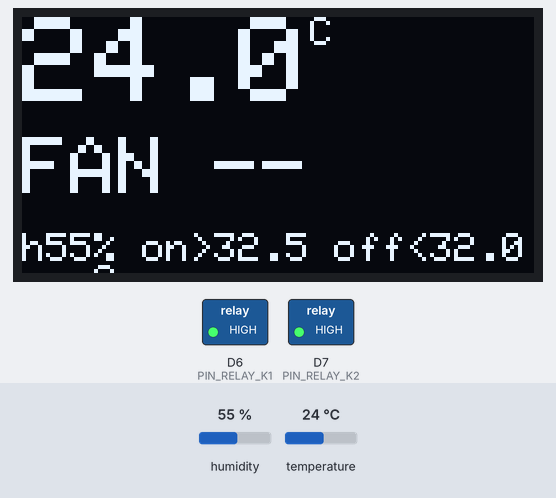
Simulated run of this sketch. Board: ESP8266 (NodeMCU). On the bench: 128×64 one-colour display, switched loads named in the sketch (green lamp = pin HIGH). The inputs (shaded band) are chosen by the test bench; at power-on: temperature 24 °C, humidity 55 %. What the sketch prints to the serial monitor is not drawn.

Above: at 1.5 s.
1.6 s: temperature set to 31.9 °C
At 3.6 s:
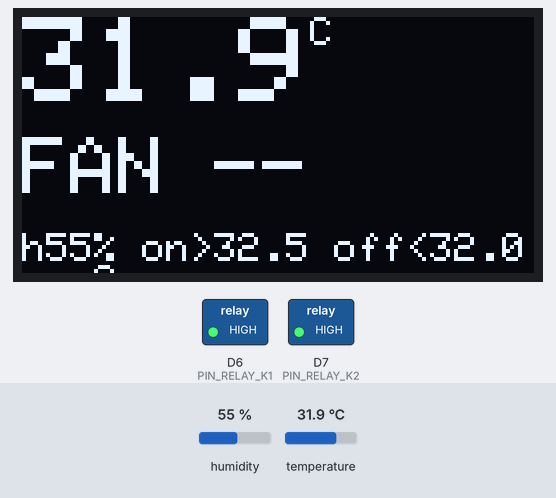
4.9 s: temperature set to 33.2 °C
At 6.6 s:
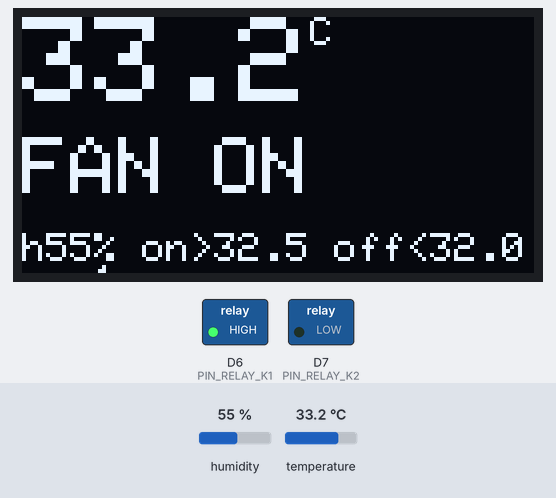
8.2 s: humidity set to 22 %
At 11.5 s:
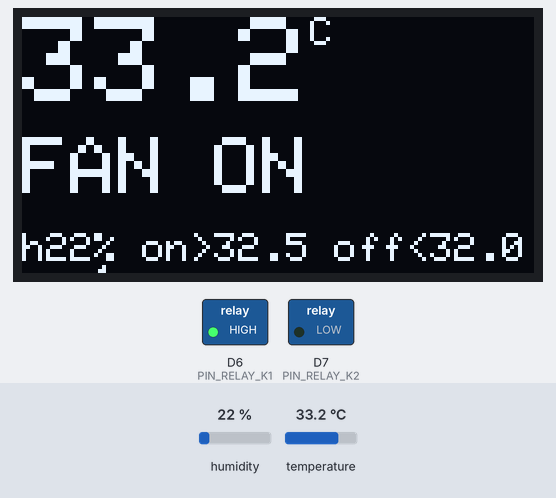
11.9 s: temperature set to 32.4 °C
At 13.3 s:
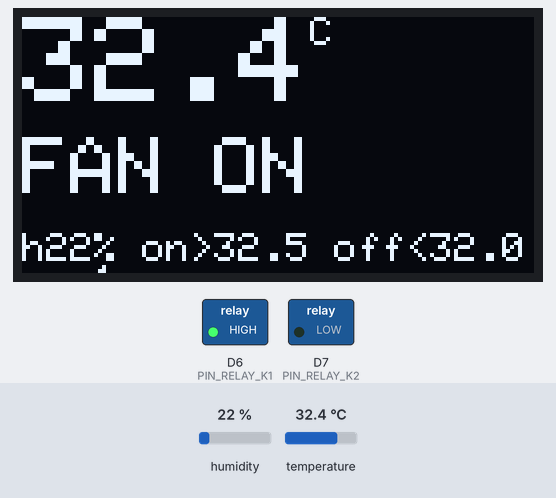
15.2 s: temperature set to 31.2 °C
At 16.3 s:
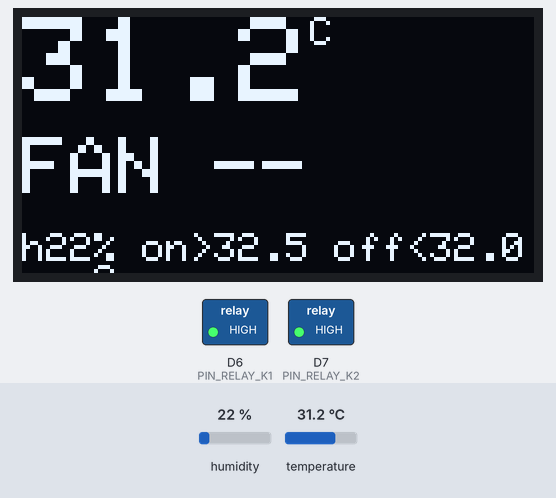
Timing chart, 0 to 18.2 s (numbered marks = the images above; inputs shaded):
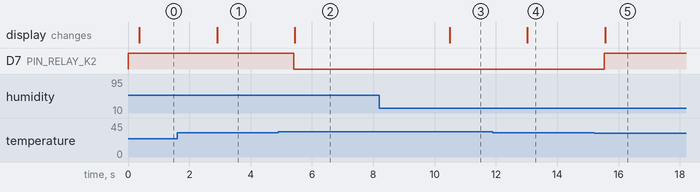

Measured:
- the behaviour switches between 32.5 and 32.6 °C on temperature (found by bisection; images 1 and 2)
- the behaviour switches between 32 and 31.9 °C on temperature (found by bisection; images 4 and 5)
- after the input at 1.6 s, the display: changes after 1.3 s (image 1)
- after the input at 4.9 s, D7 (PIN_RELAY_K2): HIGH → LOW after 0.51 s; the display: changes after 0.54 s (image 2)
- after the input at 8.2 s, the display: changes after 2.3 s (image 3)
- after the input at 11.9 s, the display: changes after 1.1 s (image 4)
- after the input at 15.2 s, D7 (PIN_RELAY_K2): LOW → HIGH after 0.33 s; the display: changes after 0.36 s (image 5)

The sketch:

control_v1.ino
```cpp
// control_v1 - FIRST CLOSED LOOP for microaqila: fan-only cooling thermostat.
// Wired today: DHT22 (sense), OLED (display), K2 relay -> 12V fan (act).
// Logic: temp > FAN_ON_C -> fan on; temp < FAN_OFF_C -> fan off; in between
// keep last state (hysteresis). K1 (heater, not wired) is held OFF always.
// Counts relay switch events - the metric the capstone report compares.

#include <Wire.h>
#include <Adafruit_GFX.h>
#include <Adafruit_SSD1306.h>
#include <DHT.h>
#include "config.h"

#define RELAY_ON  (RELAY_ACTIVE_LOW ? LOW  : HIGH)
#define RELAY_OFF (RELAY_ACTIVE_LOW ? HIGH : LOW)

Adafruit_SSD1306 display(OLED_W, OLED_H, &Wire, OLED_RESET_PIN);
DHT dht(PIN_DHT, DHT_TYPE);

bool fanOn = false, oledOk = false;
uint32_t switches = 0, ticks = 0, dhtFails = 0;
float t = NAN, h = NAN;

void draw() {
  if (!oledOk) return;
  display.clearDisplay();
  display.setTextColor(SSD1306_WHITE);
  if (isnan(t)) {
    display.setTextSize(2);
    display.setCursor(0, 8);
    display.println(F("DHT FAIL"));
  } else {
    display.setTextSize(3);
    display.setCursor(0, 0);
    display.printf("%.1f", t);
    display.setTextSize(1);
    display.print(F("C"));
    display.setTextSize(2);
    display.setCursor(0, 30);
    display.printf("FAN %s", fanOn ? "ON" : "--");
  }
  display.setTextSize(1);
  display.setCursor(0, 54);
  display.printf("h%.0f%% on>%.1f off<%.1f sw%lu", h, FAN_ON_C, FAN_OFF_C,
                 (unsigned long)switches);
  display.display();
}

void setFan(bool on) {
  if (on == fanOn) return;
  fanOn = on;
  switches++;
  digitalWrite(PIN_RELAY_K2, on ? RELAY_ON : RELAY_OFF);
  Serial.printf(">>> FAN %s at %.1f C (switch #%lu)\n",
                on ? "ON" : "OFF", t, (unsigned long)switches);
}

void setup() {
  digitalWrite(PIN_RELAY_K1, RELAY_OFF); pinMode(PIN_RELAY_K1, OUTPUT);
  digitalWrite(PIN_RELAY_K2, RELAY_OFF); pinMode(PIN_RELAY_K2, OUTPUT);
  Serial.begin(SERIAL_BAUD);
  delay(300);
  Serial.println();
  Serial.println(F("=================================="));
  Serial.println(F(" microaqila control_v1 (fan loop)"));
  Serial.println(F("=================================="));
  Serial.printf("Chip ID:      0x%08X\n", ESP.getChipId());
  Serial.printf("Reset reason: %s\n", ESP.getResetReason().c_str());
  Serial.printf("Fan ON above %.1f C, OFF below %.1f C. Heater held OFF.\n",
                FAN_ON_C, FAN_OFF_C);
  Wire.begin(PIN_I2C_SDA, PIN_I2C_SCL);
  oledOk = display.begin(SSD1306_SWITCHCAPVCC, OLED_ADDR);
  Serial.printf("SSD1306 init: %s\n", oledOk ? "OK" : "FAILED");
  dht.begin();
  Serial.printf("Free heap:    %u bytes\n\n", ESP.getFreeHeap());
}

void loop() {
  float th = dht.readHumidity(), tt = dht.readTemperature();
  if (!isnan(tt) && !isnan(th)) { t = tt; h = th; }
  else dhtFails++;

  if (!isnan(t)) {
    if (t > FAN_ON_C)       setFan(true);
    else if (t < FAN_OFF_C) setFan(false);
    // between the two: keep current state (hysteresis band)
  }
  draw();
  if (ticks % 4 == 0)
    Serial.printf("[%5lu] t=%.1f h=%.1f fan=%s sw=%lu fails=%lu heap=%u\n",
                  (unsigned long)ticks, t, h, fanOn ? "ON " : "off",
                  (unsigned long)switches, (unsigned long)dhtFails,
                  ESP.getFreeHeap());
  ticks++;
  delay(CTRL_PERIOD_MS);
}
```

config.h
```cpp
#pragma once
// ================= microaqila board configuration (control_v1) =================
// Board: NodeMCU ESP8266 (ESP-12F). Chip ID MEASURED 0x006BE263.
// "Dx" names are the board silkscreen labels; GPIO numbers in comments.

#define SERIAL_BAUD       115200

// --- I2C bus ---
#define PIN_I2C_SDA       D2    // GPIO4  -> OLED SDA
#define PIN_I2C_SCL       D1    // GPIO5  -> OLED SCL

// --- SSD1306 OLED ---
// [M] 2026-08-25: bus scan reports the module ACKing at 0x3C.
#define OLED_ADDR         0x3C
// [G] 0.96" JMD0.96D-1 modules are almost always 128x64. If the panel is
// really 128x32 the test screens will look squashed/doubled - verify by eye.
#define OLED_W            128
#define OLED_H            64
#define OLED_RESET_PIN    -1    // 4-pin module: no reset line

// --- Peripherals (planned; wired later, one at a time) ---
#define PIN_DHT           D5    // GPIO14 - DHT22 data
#define PIN_RELAY_HEATER  D6    // GPIO12 - relay IN1
#define PIN_RELAY_FAN     D7    // GPIO13 - relay IN2

// --- Diagnostic timing ---
#define DIAG_FRAME_MS     3000  // how long each test screen is held

// --- DHT22 (AM2302) ---
#define DHT_TYPE          DHT22  // we have DHT22, not the DHT11 in the proposal
#define DHT_READ_MS       2500   // datasheet minimum sampling interval is 2 s
#define DHT_RETRIES       3      // DHT22 NAKs occasionally; retry before failing

// --- 2ch relay module (SRD-05VDC-SL-C coils, PC817 optos) ---
// [M] 2026-08-25 close-up photos: J1 = RY-VCC | VCC | GND  (jumper shipped on
// RY-VCC+VCC), J2 = GND | IN1 | IN2 | VCC.
// Split-supply wiring: jumper REMOVED, J1 RY-VCC <- VU (5V coils),
// J1 GND <- G, J2 VCC <- 3V (opto side at 3.3V), J2 GND <- G,
// IN1 <- D6, IN2 <- D7.
#define PIN_RELAY_K1      D6    // GPIO12 -> J2 IN1 (heater channel, wired LAST)
#define PIN_RELAY_K2      D7    // GPIO13 -> J2 IN2 (fan channel)
// [M] LOW-trigger CONFIRMED 2026-08-26: LEDs dark through the boot settle
// window, no click at plug-in. Do not change.
#define RELAY_ACTIVE_LOW  1

// --- Terminal-identification phase length ---
#define PHASE_SECS        60    // K2 held steady this long per state

// --- Contact-continuity probe (control_v1) ---
// The ESP checks the K2 screw contacts itself: D4 drives 3.3 V out, D0 has
// an internal pulldown and listens. If the wired screw pair is closed, D0
// reads HIGH. Both pins are otherwise free; current is microamps.
// D4=GPIO2 is a boot-strap pin but OUTPUT-HIGH after boot is its safe idle
// state; D0=GPIO16 has no strap role and supports INPUT_PULLDOWN_16.
#define PIN_PROBE_SRC     D4    // GPIO2  -> one K2 screw
#define PIN_PROBE_SENSE   D0    // GPIO16 -> another K2 screw
#define PROBE_PHASE_MS    6000  // K2 held off/on this long per phase

// --- control_v1: fan-only cooling thermostat ---
// Ambient measured ~31 C. Thresholds sit just above it so breathing on the
// sensor demonstrates the loop. Hysteresis gap prevents rapid clicking.
#define FAN_ON_C          32.5   // above this -> fan ON
#define FAN_OFF_C         32.0   // below this -> fan off (0.5 C gap)
#define CTRL_PERIOD_MS    2500   // DHT22 minimum sampling is 2 s
```
